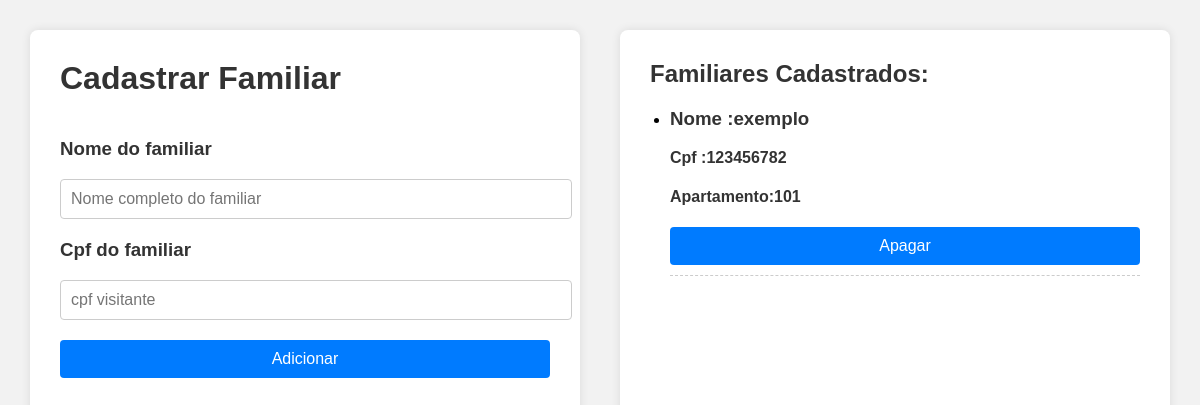
/cadastrar_familiares (signed in), run on an earlier commit of the app's database.
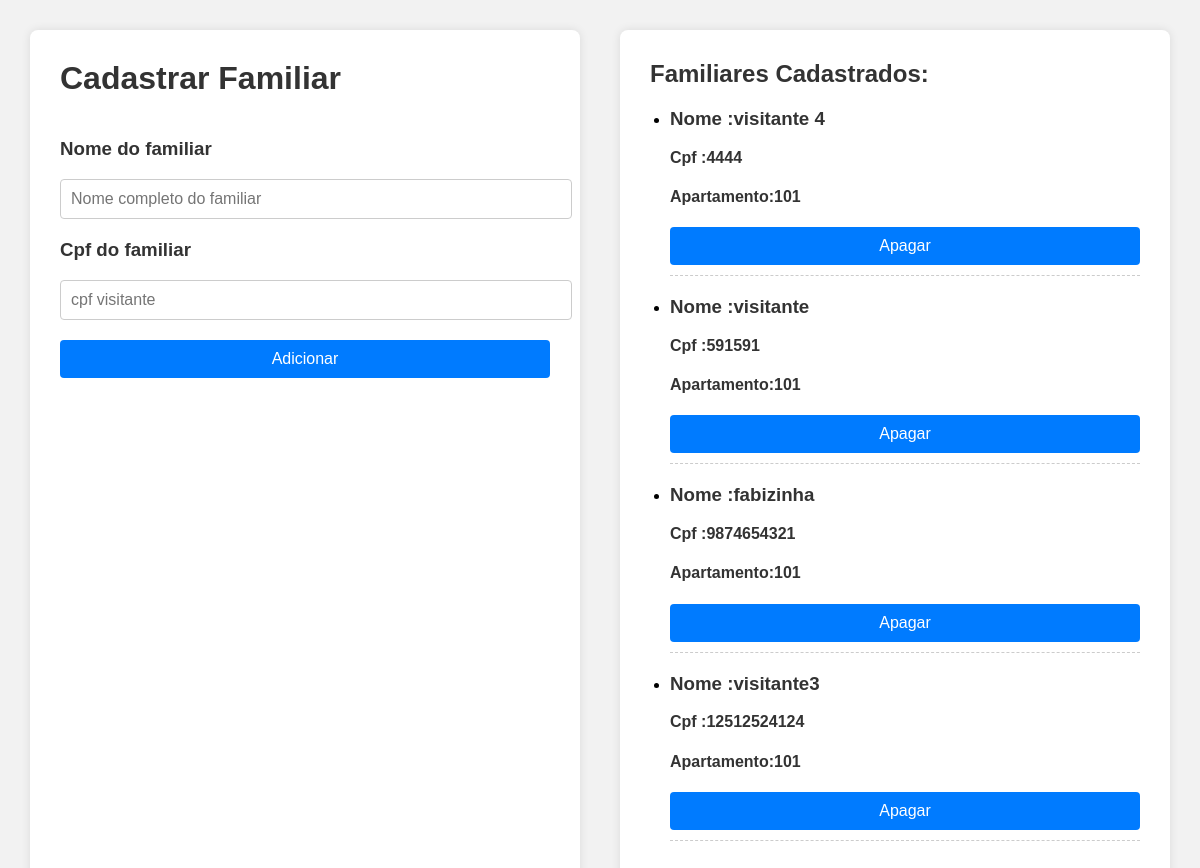
And on a later commit of the database.
### app.py (models this page shows)
class Familiar(db.Model):
    __tablename__ = 'visitantes_apartamento'
    cpf_visitante = db.Column(db.Integer, primary_key=True)
    cpf_morador = db.Column(db.Integer, db.ForeignKey('moradores.cpf'), nullable=False)
    nome = db.Column(db.String(50), nullable=False)
    apartamento = db.Column(db.String(10), nullable=False)
    morador = db.relationship('Usuario', backref=db.backref('familiares', lazy=True))

### app.py (the view)
@app.route('/cadastrar_familiares', methods=['GET', 'POST'])
def cadastrar_familiares():
    cpf_morador = session.get('usuario_cpf')
    familiares = Familiar.query.filter_by(cpf_morador = cpf_morador).all()
    return render_template('cadastrar_familiares.html', familiares=familiares)

### templates/cadastrar_familiares.html (shortened to what this page needs)
<!DOCTYPE html>
<html lang="pt-br">
<head>
</head>
<body>
  <div class="container">
    <div class="lado-esquerdo">
      <form method="POST" action="/addFamiliar">
        <h1>{{ 'Editar Familiar' if familiar_editado else 'Cadastrar Familiar' }}</h1>
        <div>
            <h3>Nome do familiar</h3>
              <input type="text" name="nome" placeholder="Nome completo do familiar"
              value="{{ familiar_editado.nome if familiar_editado else '' }}" required>
        </div>
        <div>
          <h3>Cpf do familiar</h3>
          <input type="text" name="cpf" placeholder="cpf visitante"
                value="{{ familiar_editado.nome if familiar_editado else '' }}" required>
        </div>
        <button type="submit">{{ 'Salvar' if familiar_editado else 'Adicionar' }}</button>
      </form>
    </div>
    <div class="lado-direito">
      {% block content %}
      <h2>Familiares Cadastrados:</h2>
        <ul>
          {% for familiar in familiares %}
            <li>
            <h3>Nome :{{ familiar.nome }} </h3>
            <h4>Cpf :{{ familiar.cpf_visitante }}</h4>
            <h4>Apartamento:{{ familiar.apartamento }}</h4>
                  <form action="{{url_for('delete', cpf = familiar.cpf_visitante)}}" method="POST">
                    <input type="submit" value="Apagar" class="btn btn-danger btn-sn"
                    onclick="return confirm('Tem certeza que deseja apagar esse familiar?')">
                  </form>
                  </li>
          {% endfor %}
        </ul>
      {% endblock %}
    </div>
  </div>
</body>
</html>

### templates/cadastrar_familiares.html (style rules this page uses)
body { font-family: Arial, sans-serif; margin: 0; padding: 0; background-color: #f2f2f2; }
.container { display: flex; min-height: 100vh; padding: 30px; gap: 40px; }
.lado-esquerdo, .lado-direito { flex: 1; background-color: #ffffff; padding: 30px; border-radius: 8px; box-shadow: 0 0 10px rgba(0, 0, 0, 0.1); overflow-y: auto; }
h1, h2, h3, h4 { color: #333; margin-top: 0; }
form { display: flex; flex-direction: column; gap: 20px; }
input[type="text"] { padding: 10px; width: 100%; border-radius: 4px; border: 1px solid #ccc; font-size: 16px; }
button, input[type="submit"] { padding: 10px 15px; border: none; background-color: #007BFF; color: white; border-radius: 4px; cursor: pointer; font-size: 16px; }
ul { padding-left: 20px; }
li { margin-bottom: 20px; padding-bottom: 10px; border-bottom: 1px dashed #ccc; }
.btn-danger { background-color: #dc3545; }

What changed in the data, as far as the page shows it:
removed Familiar: nome "exemplo", cpf_visitante "123456782", apartamento "101"
added Familiar: nome "visitante 4", cpf_visitante "4444", apartamento "101"
added Familiar: nome "visitante", cpf_visitante "591591", apartamento "101"
added Familiar: nome "fabizinha", cpf_visitante "9874654321", apartamento "101"
added Familiar: nome "visitante3", cpf_visitante "12512524124", apartamento "101"
